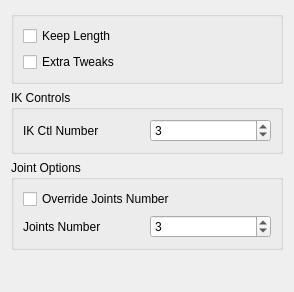
<?xml version="1.0" encoding="UTF-8"?>
<ui version="4.0">
 <class>Form</class>
 <widget class="QWidget" name="Form">
  <property name="geometry">
   <rect>
    <x>0</x>
    <y>0</y>
    <width>294</width>
    <height>292</height>
   </rect>
  </property>
  <property name="windowTitle">
   <string>Form</string>
  </property>
  <layout class="QGridLayout" name="gridLayout">
   <item row="2" column="0">
    <widget class="QGroupBox" name="groupBox_2">
     <property name="title">
      <string>Joint Options</string>
     </property>
     <layout class="QGridLayout" name="gridLayout_3">
      <item row="0" column="0">
       <widget class="QCheckBox" name="overrideJntNb_checkBox">
        <property name="text">
         <string notr="true">Override Joints Number</string>
        </property>
       </widget>
      </item>
      <item row="1" column="0">
       <layout class="QHBoxLayout" name="horizontalLayout">
        <item>
         <widget class="QLabel" name="jntNb_label">
          <property name="text">
           <string>Joints Number</string>
          </property>
         </widget>
        </item>
        <item>
         <widget class="QSpinBox" name="jntNb_spinBox">
          <property name="minimum">
           <number>1</number>
          </property>
          <property name="maximum">
           <number>999</number>
          </property>
          <property name="value">
           <number>3</number>
          </property>
         </widget>
        </item>
       </layout>
      </item>
     </layout>
    </widget>
   </item>
   <item row="3" column="0">
    <spacer name="verticalSpacer">
     <property name="orientation">
      <enum>Qt::Vertical</enum>
     </property>
     <property name="sizeHint" stdset="0">
      <size>
       <width>20</width>
       <height>40</height>
      </size>
     </property>
    </spacer>
   </item>
   <item row="0" column="0">
    <widget class="QGroupBox" name="groupBox">
     <property name="title">
      <string/>
     </property>
     <layout class="QGridLayout" name="gridLayout_2">
      <item row="0" column="0">
       <layout class="QVBoxLayout" name="verticalLayout">
        <item>
         <widget class="QCheckBox" name="keepLength_checkBox">
          <property name="text">
           <string notr="true">Keep Length</string>
          </property>
         </widget>
        </item>
        <item>
         <widget class="QCheckBox" name="extraTweak_checkBox">
          <property name="text">
           <string notr="true">Extra Tweaks</string>
          </property>
         </widget>
        </item>
       </layout>
      </item>
     </layout>
    </widget>
   </item>
   <item row="1" column="0">
    <widget class="QGroupBox" name="groupBox_3">
     <property name="title">
      <string>IK Controls</string>
     </property>
     <layout class="QGridLayout" name="gridLayout_4">
      <item row="0" column="0">
       <layout class="QHBoxLayout" name="horizontalLayout_2">
        <item>
         <widget class="QLabel" name="ikNb_label">
          <property name="text">
           <string>IK Ctl Number</string>
          </property>
         </widget>
        </item>
        <item>
         <widget class="QSpinBox" name="ikNb_spinBox">
          <property name="minimum">
           <number>1</number>
          </property>
          <property name="maximum">
           <number>999</number>
          </property>
          <property name="value">
           <number>3</number>
          </property>
         </widget>
        </item>
       </layout>
      </item>
     </layout>
    </widget>
   </item>
  </layout>
 </widget>
 <resources/>
 <connections/>
</ui>
